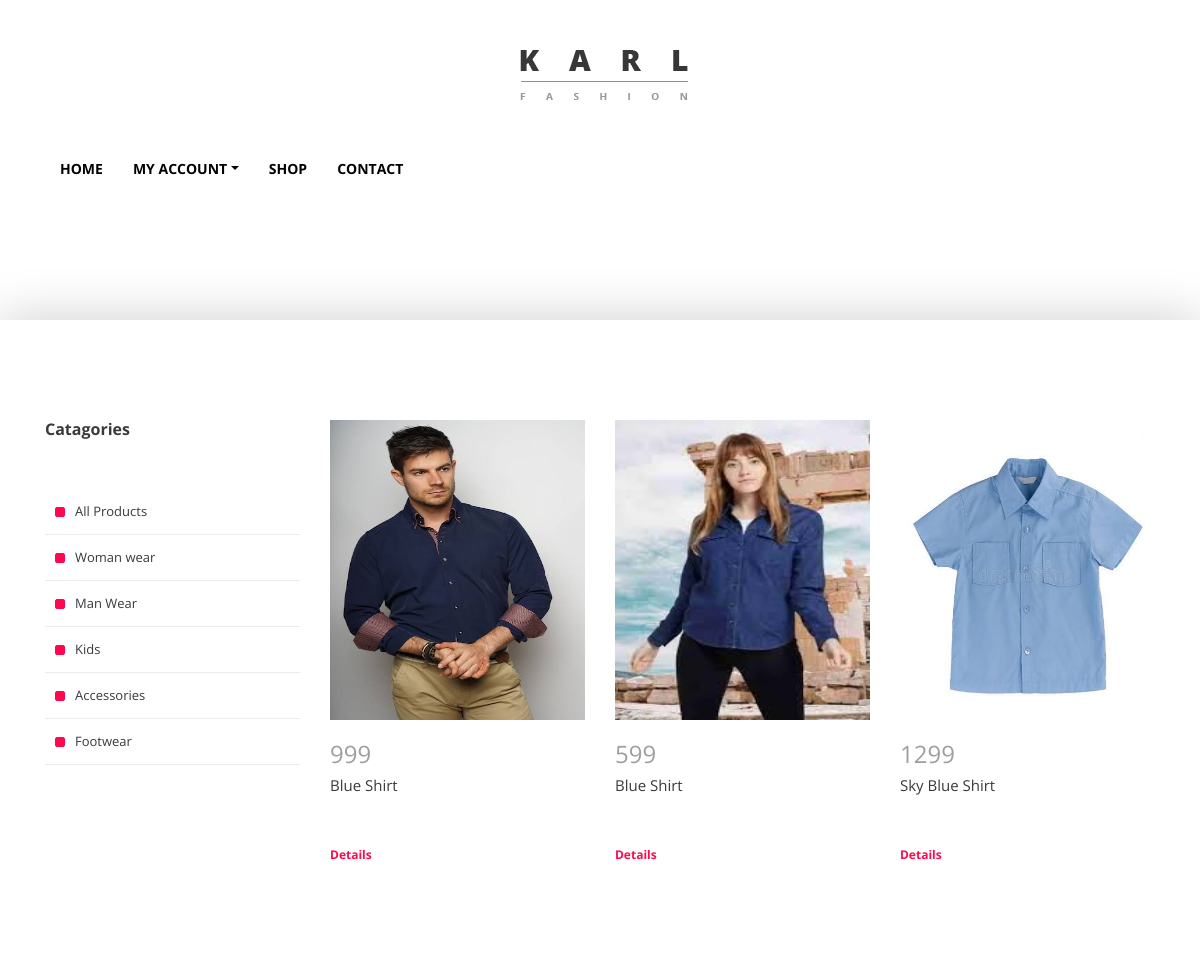
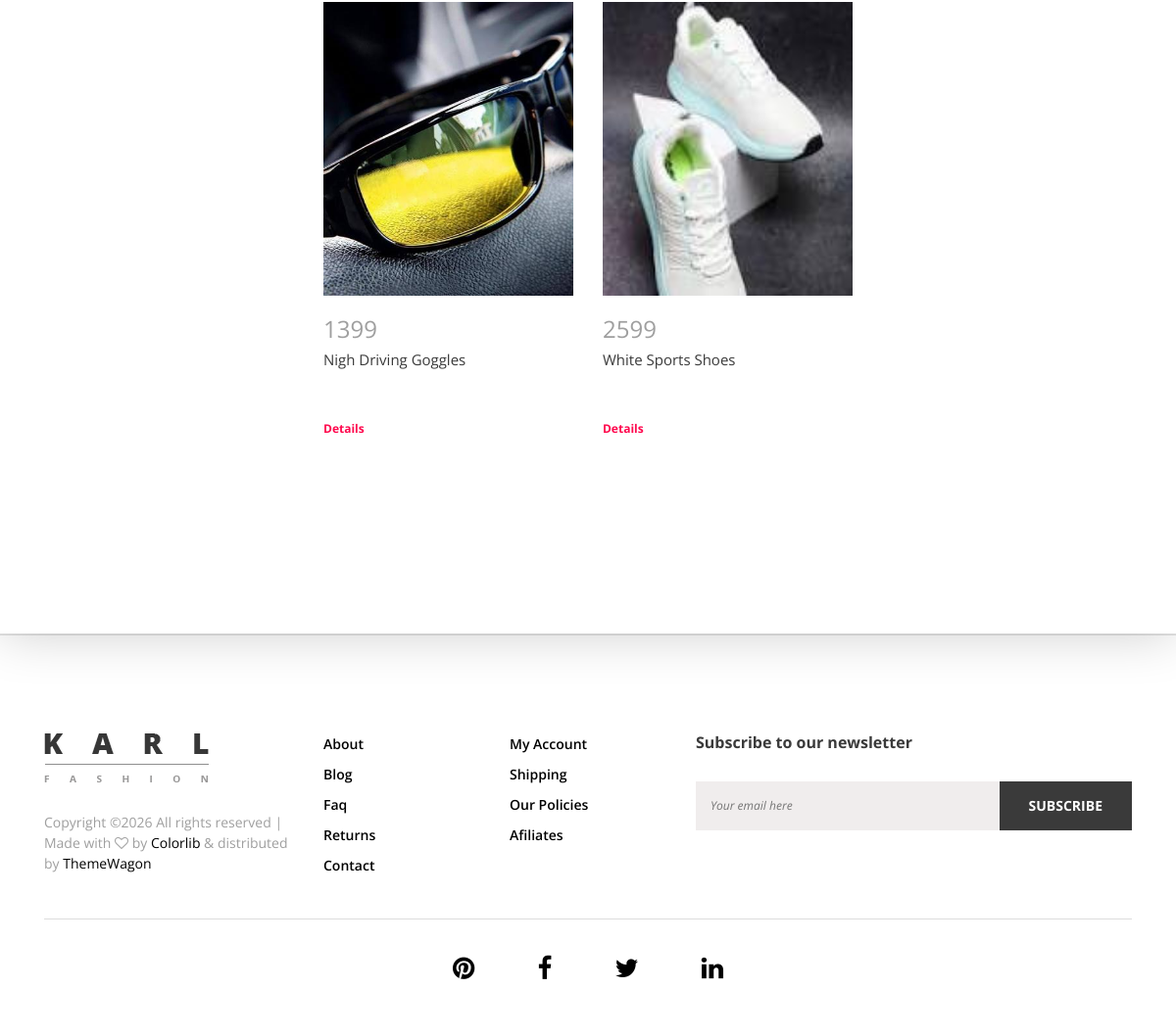
The app's page /shop/all/ with its own data (2 pictures, top to bottom).
### myapp/models.py (models this page shows, shortened)
class Product(models.Model):
    category=(
        ("Men","Men"),
        ("Women","Women"),
        ("Kids","Kids"),
        ("Accessories","Accessories"),
        ("Shoes","Shoes"),
    )
    seller=models.ForeignKey(User,on_delete=models.CASCADE)
    product_category=models.CharField(max_length=100,choices=category)
    product_name=models.CharField(max_length=100)
    product_price=models.PositiveIntegerField()
    product_desc=models.TextField()
    product_image=models.ImageField(upload_to="product_image/")

### myapp/views.py (the view)
# urls.py: path('shop/<str:cat>/',views.shop,name='shop'),
def shop(request,cat):
    products=Product()
    if cat=='all':
        products=Product.objects.all()
    elif cat=="Men":
        products=Product.objects.filter(product_category='Men')
    elif cat=="Women":
            products=Product.objects.filter(product_category='Women')
    elif cat=="Kids":
                products=Product.objects.filter(product_category='Kids')
    elif cat=="Accessories":
                products=Product.objects.filter(product_category='Accessories')
    elif cat=="Shoes":
                products=Product.objects.filter(product_category='Shoes')
    return render(request,'shop.html',{'products':products})

### myapp/templates/shop.html (shortened to what this page needs)
{% extends 'header.html' %}
{% load static %}
{% block content %}
<!DOCTYPE html>
<html lang="en">
<head>
</head>
<body>
      <div id="wrapper">
        <section class="shop_grid_area section_padding_100">
            <div class="container">
                <div class="row">
                    <div class="col-12 col-md-4 col-lg-3">
                        <div class="shop_sidebar_area">
                            <div class="widget catagory mb-50">
                                <div class="nav-side-menu">
                                    <h6 class="mb-0">Catagories</h6>
                                    <div class="menu-list">
                                        <ul id="menu-content2" class="menu-content collapse out">
                                             <li>
                                                <a href="{% url 'shop' cat='all' %}">All Products</a>
                                            </li>
                                            <li>
                                                <a href="{% url 'shop' cat='Women' %}">Woman wear</a>
                                            </li>
                                            <li>
                                                <a href="{% url 'shop' cat='Men' %}">Man Wear</a>
                                            </li>
                                            <li>
                                                <a href="{% url 'shop' cat='Kids' %}">Kids</a>
                                            </li>
                                            <li>
                                                <a href="{% url 'shop' cat='Accessories' %}">Accessories</a>
                                            </li>
                                            <li>
                                                <a href="{% url 'shop' cat='Shoes' %}">Footwear</a>
                                            </li>
                                        </ul>
                                    </div>
                                </div>
                            </div>
                        </div>
                    </div>
                    <div class="col-12 col-md-8 col-lg-9">
                        <div class="shop_grid_product_area">
                            <div class="row">
                                 {% for i in products %}
                                <div class="col-12 col-sm-6 col-lg-4 single_gallery_item wow fadeInUpBig" data-wow-delay="0.2s">
                                    <div class="product-img">
                                        <img src="{{i.product_image.url}}" alt="" style="width: 300px;height: 300px;">
                                    </div>
                                    <div class="product-description">
                                        <h4 class="product-price">{{i.product_price}}</h4>
                                        <p>{{i.product_name}}</p>
                                        <a href="{% url 'product-details' pk=i.pk %}" class="add-to-cart-btn">Details</a>
                                    </div>
                                </div>
                                {% endfor %}
                            </div>
                        </div>
                    </div>
                </div>
            </div>
        </section>
    </div>
</body>
</html>
{% endblock %}

### myapp/templates/header.html (shortened to what this page needs)
{% load static %}
<!DOCTYPE html>
<html lang="en">
<head>
    <link rel="stylesheet" href="{% static 'css/core-style.css' %}">
    <link rel="stylesheet" href="{% static 'style.css' %}">
    <link href="{% static 'css/responsive.css' %}" rel="stylesheet">
</head>
<body>
    <div id="wrapper">
        <header class="header_area">
            <div class="top_header_area">
                <div class="container h-100">
                    <div class="row h-100 align-items-center justify-content-end">
                        <div class="col-12 col-lg-7">
                            <div class="top_single_area d-flex align-items-center">
                                <div class="top_logo">
                                    <a href="/"><img src="{% static 'img/core-img/logo.png' %}" alt=""></a>
                                </div>
                            </div>
                        </div>
                    </div>
                </div>
            </div>
            <div class="main_header_area" style="margin-top: -30px;margin-bottom: 50px;">
                <div class="container h-100">
                    <div class="row h-100">
                        <div class="col-12 d-md-flex justify-content-between">
                            <div class="main-menu-area">
                                <nav class="navbar navbar-expand-lg align-items-start">
                                    <div class="collapse navbar-collapse align-items-start collapse" id="karl-navbar">
                                        <ul class="navbar-nav animated" id="nav">
                                            <li class="nav-item active"><a class="nav-link" href="/">Home</a></li>
                                            <li class="nav-item dropdown">
                                                <a class="nav-link dropdown-toggle" href="#" id="karlDropdown" role="button" data-toggle="dropdown" aria-haspopup="true" aria-expanded="false">My Account</a>
                                            </li>
                                            <li class="nav-item"><a class="nav-link" href="{% url 'shop' cat='all' %}">Shop</a></li>
                                            <li class="nav-item"><a class="nav-link" href="#">Contact</a></li>
                                        </ul>
                                    </div>
                                </nav>
                            </div>
                        </div>
                    </div>
                </div>
            </div>
        </header>
{% block content %}
{% endblock %}
        <footer class="footer_area">
            <div class="container">
                <div class="row">
                    <div class="col-12 col-md-6 col-lg-3">
                        <div class="single_footer_area">
                            <div class="footer-logo">
                                <img src="{% static 'img/core-img/logo.png' %}" alt="">
                            </div>
                            <div class="copywrite_text d-flex align-items-center">
                                <p>
Copyright &copy;<script>document.write(new Date().getFullYear());</script> All rights reserved | Made with <i class="fa fa-heart-o" aria-hidden="true"></i> by <a href="https://colorlib.com" target="_blank">Colorlib</a> &amp; distributed by <a href="https://themewagon.com" target="_blank">ThemeWagon</a>
</p>
                            </div>
                        </div>
                    </div>
                    <div class="col-12 col-sm-6 col-md-3 col-lg-2">
                        <div class="single_footer_area">
                            <ul class="footer_widget_menu">
                                <li><a href="#">About</a></li>
                                <li><a href="#">Blog</a></li>
                                <li><a href="#">Faq</a></li>
                                <li><a href="#">Returns</a></li>
                                <li><a href="#">Contact</a></li>
                            </ul>
                        </div>
                    </div>
                    <div class="col-12 col-sm-6 col-md-3 col-lg-2">
                        <div class="single_footer_area">
                            <ul class="footer_widget_menu">
                                <li><a href="#">My Account</a></li>
                                <li><a href="#">Shipping</a></li>
                                <li><a href="#">Our Policies</a></li>
                                <li><a href="#">Afiliates</a></li>
                            </ul>
                        </div>
                    </div>
                    <div class="col-12 col-lg-5">
                        <div class="single_footer_area">
                            <div class="footer_heading mb-30">
                                <h6>Subscribe to our newsletter</h6>
                            </div>
                            <div class="subscribtion_form">
                                <form action="#" method="post">
                                    <input type="email" name="mail" class="mail" placeholder="Your email here">
                                    <button type="submit" class="submit">Subscribe</button>
                                </form>
                            </div>
                        </div>
                    </div>
                </div>
                <div class="line"></div>
                <div class="footer_bottom_area">
                    <div class="row">
                        <div class="col-12">
                            <div class="footer_social_area text-center">
                                <a href="#"><i class="fa fa-pinterest" aria-hidden="true"></i></a>
                                <a href="#"><i class="fa fa-facebook" aria-hidden="true"></i></a>
                                <a href="#"><i class="fa fa-twitter" aria-hidden="true"></i></a>
                                <a href="#"><i class="fa fa-linkedin" aria-hidden="true"></i></a>
                            </div>
                        </div>
                    </div>
                </div>
            </div>
        </footer>
    </div>
</body>
</html>

### myapp/static/css/core-style.css (style rules this page uses)
* { margin: 0; padding: 0; }
body { font-family: 'Open Sans', sans-serif; font-weight: 400; overflow-x: hidden; }
h1, h2, h3, h4, h5, h6 { color: #3a3a3a; line-height: 1.2; font-family: 'Open Sans', sans-serif; font-weight: 700; }
p { color: #3a3a3a; font-size: 1em; line-height: 1.5; font-family: 'Open Sans', sans-serif; font-weight: 400; }
a, a:hover, a:focus { -webkit-transition: all 500ms ease 0s; transition: all 500ms ease 0s; text-decoration: none; outline: none; color: #000000; font-family: 'Open Sans', sans-serif; font-weight: 400; }
ul, ol { margin: 0; }
ol li, ul li { list-style: outside none none; }
img { height: auto; max-width: 100%; }
.mb-30 { margin-bottom: 30px; }
.mb-50 { margin-bottom: 50px; }
.line, .line-mtb15 { width: 100%; height: 1px; background-color: #ddd; margin: 30px 0; }
.section_padding_100 { padding: 100px 0; }
#wrapper { position: relative; z-index: 1000; background-color: #fff; left: 0; top: 0; -webkit-transition: all linear 500ms; transition: all linear 500ms; box-shadow: 0 0 50px rgba(0, 0, 0, 0.2); }
.top_header_area { height: 150px; width: 100%; position: relative; z-index: 1000; }
.main-menu-area { position: relative; z-index: 500; }
.main_header_area { height: 150px; padding-top: 30px; }
.navbar-expand-lg .navbar-nav .nav-link { padding-right: 15px; padding-left: 15px; position: relative; z-index: 1; font-size: 14px; font-weight: 700; text-transform: uppercase; }
.main-menu-area .navbar { padding: 0; }
.menu-list { margin-top: 50px; }
.menu-content ul, .menu-content li { list-style: none; padding: 0; margin: 0; cursor: pointer; }
.menu-content li { padding-left: 0px; border-bottom: 1px solid #ebebeb; }
.menu-content li a { position: relative; z-index: 1; text-decoration: none; color: #3a3a3a; height: 45px; display: block; line-height: 45px; padding-left: 30px; font-size: 13px; }
.menu-content > li > a:before { width: 10px; height: 10px; border: 1px solid #ff084e; background-color: #ff084e; border-radius: 2px; display: inline-block; margin-left: 10px; margin-right: 10px; content: ''; position: absolute; top: 18px; left: 0; }
.menu-list .menu-content { display: block; }
.single_gallery_item { margin-bottom: 100px; overflow: hidden }
.product-img { position: relative; z-index: 1; overflow: hidden }
.product-img > img { width: 100%; -webkit-transition-duration: 500ms; transition-duration: 500ms; }
.product-description { margin-top: 20px; }
.product-description h4 { font-weight: 400; color: #9f9f9f; margin-bottom: 5px; display: block; }
.product-description p { font-size: 15px; margin: 0; }
.product-description .add-to-cart-btn { margin-top: 50px; font-size: 12px; font-weight: 700; color: #ff084e; display: block; }
.footer_area { background-color: #fff; border-top: 2px solid #e5e5e5; padding: 100px 0 50px; }
.footer_social_area > a { display: inline-block; font-size: 26px; padding: 0 30px; }
.footer_widget_menu a { display: block; font-size: 14px; margin-bottom: 10px; text-transform: capitalize; -webkit-transition-duration: 500ms; transition-duration: 500ms; font-weight: 600; }
.subscribtion_form { position: relative; z-index: 1; }
.subscribtion_form .mail { border: none; border-radius: 0; font-size: 12px; height: 50px; padding: 5px 15px; width: 100%; background-color: #f0eded; color: #929191; font-style: italic; }
.subscribtion_form .submit { background-color: #3a3a3a; border: none; border-radius: 0; color: #fff; cursor: pointer; font-size: 14px; height: 50px; position: absolute; right: 0; text-transform: uppercase; top: 0; -webkit-transition-duration: 500ms; transition-duration: 500ms; padding: 0 30px; font-weight: 700; }
.copywrite_text > p { color: #9f9f9f; font-size: 14px; margin-top: 30px; display: block; }
.widget { border-bottom: 2px solid #ebebeb; padding-bottom: 50px; }
.widget:last-child { border-bottom: none; padding-bottom: 0; }

### records on screen
Product: product_image (picture), product_price "999", product_name "Blue Shirt"
Product: product_image (picture), product_price "599", product_name "Blue Shirt"
Product: product_image (picture), product_price "1299", product_name "Sky Blue Shirt"
Product: product_image (picture), product_price "1399", product_name "Nigh Driving Goggles"
Product: product_image (picture), product_price "2599", product_name "White Sports Shoes"
